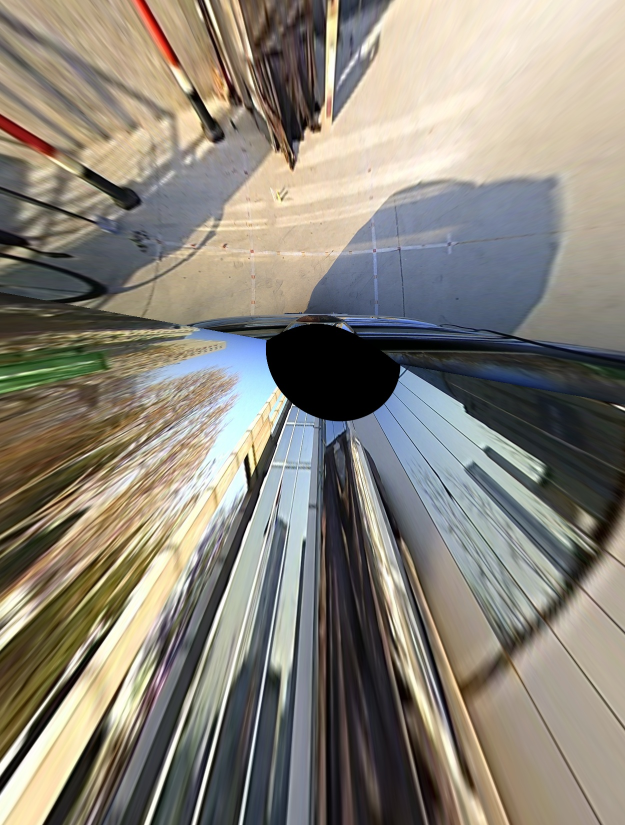
//> input picture stitching/input/front_perspectiveImage.jpg, 1250 x 1650 px (shown at 1/2 size)
$ ./_CPU_stitching   (built with g++ and OpenCV 4)
//> lines starting //> are read from the running program, lines starting //| are printed output that depends on the picture; after the words box and inside, x2 and y2 are one past the last pixel; in counts of white or black regions, pixels touching at a corner belong together
#include <opencv2/highgui/highgui.hpp>
#include "opencv2/legacy/legacy.hpp"
#include <iostream>

//for compute time
#include <time.h>

using namespace cv;
using namespace std;

void OptimizeSeam(Mat& img1, Mat& trans, Mat& dst);


#define IMAGE_WIDTH 1250
#define IMAGE_HEIGHT 1650

#define TOTAL_ROI 8
/*camera position*/
#define FRONT_CAMERA 0
#define BACK_CAMERA 1
#define LEFT_CAMERA 2
#define RIGHT_CAMERA 3
#define FUSION_WIDTH 100
struct ROI{
    vector<Point> vertices;
};

typedef Point2f CameraPos;


void loadColoredImage(Mat * images){
    images[0] = Mat(IMAGE_HEIGHT,IMAGE_WIDTH,CV_8UC3,Scalar(255,255,255));
    images[1] = Mat(IMAGE_HEIGHT,IMAGE_WIDTH,CV_8UC3,Scalar(255/4,255/4,255/4));
    images[2] = Mat(IMAGE_HEIGHT,IMAGE_WIDTH,CV_8UC3,Scalar(255*2/4,255*2/4,255*2/4));
    images[3] = Mat(IMAGE_HEIGHT,IMAGE_WIDTH,CV_8UC3,Scalar(255*3/4,255*3/4,255*3/4));
}
void loadImages(Mat * images_8UC3,Mat * images_32FC3 ){
    images_8UC3[0] = imread("./input/front_perspectiveImage.jpg");
    images_8UC3[1] = imread("./input/left_perspectiveImage.png");
    images_8UC3[2] = imread("./input/back_perspectiveImage.png");
    images_8UC3[3] = imread("./input/right_perspectiveImage.png");

    images_8UC3[0].convertTo( images_32FC3[0], CV_32FC3, 1.0/255);
    images_8UC3[1].convertTo( images_32FC3[1], CV_32FC3, 1.0/255);
    images_8UC3[2].convertTo( images_32FC3[2], CV_32FC3, 1.0/255);
    images_8UC3[3].convertTo( images_32FC3[3], CV_32FC3, 1.0/255);

}

//Given camera position compute perpendicular bisector paramater k and b
Point2f calculateLineParam(const CameraPos c1,const CameraPos c2, float & k, float & b){
    float x1 = c1.x;
    float y1 = c1.y;
    float x2 = c2.x;
    float y2 = c2.y;
    float x0 = (x1+x2)*0.5;
    float y0 = (y1+y2)*0.5;

    float k1 = (y2-y1)/(x2-x1);
    k = -1/k1;
    b = (y1+y2)*0.5 - k *(x1+x2)*0.5;
}


void makeROI(ROI &roi,Point2f p0, Point2f p1,Point2f p2,Point2f p3,Point2f p4){
    roi.vertices.push_back(p0);
    roi.vertices.push_back(p1);
    roi.vertices.push_back(p2);
    roi.vertices.push_back(p3);
    roi.vertices.push_back(p4);

}
void makeROI(ROI &roi,Point2f p0, Point2f p1,Point2f p2,Point2f p3){
    roi.vertices.push_back(p0);
    roi.vertices.push_back(p1);
    roi.vertices.push_back(p2);
    roi.vertices.push_back(p3);

}
Point2f computeROI( ROI * roi,Point2f * cameras_pos,int fusion_width){

    Point2f p;
    float x,y;
    //左前交点
    Point2f p0;
    float k02,b02;
    calculateLineParam(cameras_pos[FRONT_CAMERA],cameras_pos[LEFT_CAMERA],k02,b02);
    x=0;
    y = k02 * x + b02;
    p0.x = x;
    p0.y = y;
    ////circle(image_stitching,p0,5,Scalar(255,0,255),5);
    //上下
    Point2f p0_f(p0.x,p0.y-fusion_width);
    ////circle(image_stitching,p0_f,5,Scalar(255,0,255),5);
    Point2f p0_b(p0.x,p0.y+fusion_width);
    ////circle(image_stitching,p0_b,5,Scalar(255,0,255),5);
    //右前交点
    Point2f p1;
    float k03,b03;
    calculateLineParam(cameras_pos[FRONT_CAMERA],cameras_pos[RIGHT_CAMERA],k03,b03);
    x=IMAGE_WIDTH;
    y = k03 * x + b03;
    p1.x = x;
    p1.y = y;
    //circle(image_stitching,p1,5,Scalar(255,0,255),5);
    //上下
    Point2f p1_f(p1.x,p1.y-fusion_width);
    //circle(image_stitching,p1_f,5,Scalar(255,0,255),5);
    Point2f p1_b(p1.x,p1.y+fusion_width);
    //circle(image_stitching,p1_b,5,Scalar(255,0,255),5);
    //上左右交点
    Point2f p2;
    float intersect_x,intersect_y;
    intersect_x =  (b02-b03)/(k03-k02);
    intersect_y = k02 * intersect_x + b02;
    p2.x = intersect_x;
    p2.y = intersect_y;
    //circle(image_stitching,p2,5,Scalar(255,0,255),5);
    //上下
    Point2f p2_f(p2.x,p2.y-fusion_width);
    //circle(image_stitching,p2_f,5,Scalar(255,0,255),5);
    Point2f p2_b(p2.x,p2.y+fusion_width);
    //circle(image_stitching,p2_b,5,Scalar(255,0,255),5);
    //左后交点
    Point2f p3;
    float k12,b12;
    calculateLineParam(cameras_pos[BACK_CAMERA],cameras_pos[LEFT_CAMERA],k12,b12);
    x=0;
    y = k12 * x + b12;
    p3.x = x;
    p3.y = y;
    //circle(image_stitching,p3,5,Scalar(255,0,255),5);
    Point2f p3_f(p3.x,p3.y-fusion_width);
    //circle(image_stitching,p3_f,5,Scalar(255,0,255),5);
    Point2f p3_b(p3.x,p3.y+fusion_width);
    //circle(image_stitching,p3_b,5,Scalar(255,0,255),5);
    //右后交点
    Point2f p4;
    float k13,b13;
    calculateLineParam(cameras_pos[BACK_CAMERA],cameras_pos[RIGHT_CAMERA],k13,b13);
    x=IMAGE_WIDTH;
    y = k13 * x + b13;
    p4.x = x;
    p4.y = y;
    //circle(image_stitching,p4,5,Scalar(255,0,255),5);
    Point2f p4_f(p4.x,p4.y-fusion_width);
    //circle(image_stitching,p4_f,5,Scalar(255,0,255),5);
    Point2f p4_b(p4.x,p4.y+fusion_width);
    //circle(image_stitching,p4_b,5,Scalar(255,0,255),5);
    //下左右交点
    Point2f p5;
    intersect_x =  (b12-b13)/(k13-k12);
    intersect_y = k12 * intersect_x + b12;
    p5.x = intersect_x;
    p5.y = intersect_y;
    //circle(image_stitching,p5,5,Scalar(255,0,255),5);

    Point2f p5_f(p5.x,p5.y-fusion_width);
    //circle(image_stitching,p5_f,5,Scalar(255,0,255),5);
    Point2f p5_b(p5.x,p5.y+fusion_width);
    //circle(image_stitching,p5_b,5,Scalar(255,0,255),5);


    //Make 8 ROI
    makeROI(roi[0],Point2f(0,0),p0_f,p2_f,p1_f,Point2f(IMAGE_WIDTH,0));
    makeROI(roi[1],p0_f,p0_b,p2_b,p2_f);
    makeROI(roi[2],p0_b,p3_f,p5_f,p2_b);
    makeROI(roi[3],p3_f,p3_b,p5_b,p5_f);
    makeROI(roi[4],p3_b,Point2f(0,IMAGE_HEIGHT),Point2f(IMAGE_WIDTH,IMAGE_HEIGHT),p4_b,p5_b);
    makeROI(roi[5],p5_f,p5_b,p4_b,p4_f);
    makeROI(roi[6],p2_b,p5_f,p4_f,p1_b);
    makeROI(roi[7],p2_f,p2_b,p1_b,p1_f);


    return p;

}

void makeMask(ROI &roi,Mat & mask){
    mask = Mat(IMAGE_HEIGHT, IMAGE_WIDTH, CV_8UC1,Scalar(0));


    vector<Point> ROI_Poly;

    //approximate precision paramater
    approxPolyDP(roi.vertices, ROI_Poly, 1.0, true);
    // Fill polygon white
    fillConvexPoly(mask, &ROI_Poly[0], ROI_Poly.size(), 255, 8, 0);
    //imshow("fff",mask);

}
/*Alpha blending*/
void make3DMask(ROI &roi,Mat & p_masks_fusion,Mat & n_masks_fusion,int fusion_width){
    //generate positive mask_fusion
    p_masks_fusion = Mat(IMAGE_HEIGHT, IMAGE_WIDTH, CV_32FC3,Scalar(0,0,0));
    vector<Point> ROI_Poly,vertices;
    //make sure not overflow
    float y_start = (roi.vertices[0].y - 2.0 > 0)?(roi.vertices[0].y-2.0):0;
    float y_end =(roi.vertices[3].y + 2.0 < IMAGE_HEIGHT)?(roi.vertices[3].y + 2.0):IMAGE_HEIGHT;
    vertices.push_back(Point(roi.vertices[0].x,y_start));
    vertices.push_back(Point(roi.vertices[0].x,y_start+4));
    vertices.push_back(Point(roi.vertices[3].x,y_end));
    vertices.push_back(Point(roi.vertices[3].x,y_end-4));

    fusion_width =fusion_width*2;

    for(int i=0;i<fusion_width;i++){
        vertices[0].y+=1;
        vertices[1].y = vertices[0].y + 1;
        vertices[3].y+=1;
        vertices[2].y = vertices[3].y + 1;
        approxPolyDP(vertices, ROI_Poly, 1.0, true);
        //tricky way to fill with flexible weight
        fillConvexPoly(p_masks_fusion, &ROI_Poly[0], ROI_Poly.size(), Scalar(1-i/(float)fusion_width,1-i/(float)fusion_width,1-i/(float)fusion_width), 8, 0);

        //cout<<1-i/(float)fusion_width<<endl;
    }
    //generate negative mask_fusion = 1-positive mask_fusion
    Mat mask = Mat(IMAGE_HEIGHT, IMAGE_WIDTH, CV_32FC3,Scalar(0,0,0));
    approxPolyDP(roi.vertices, ROI_Poly, 1.0, true);
    // Fill polygon white
    fillConvexPoly(mask, &ROI_Poly[0], ROI_Poly.size(), Scalar(1.0,1.0,1.0), 8, 0);

    subtract(mask,p_masks_fusion,n_masks_fusion);
    // [10 lines of commented-out code are left out]

}


void makeMasks(Mat * masks,Mat * masks_fusion,CameraPos * cameras_pos,int fusion_width){
    ROI roi[TOTAL_ROI];
    computeROI(roi, cameras_pos,fusion_width);

    for(int i=0;i<TOTAL_ROI;i++){
        makeMask(roi[i],masks[i]);
    }
    //fusion ROI
    make3DMask(roi[1],masks_fusion[0],masks_fusion[4],fusion_width);
    make3DMask(roi[3],masks_fusion[1],masks_fusion[5],fusion_width);
    make3DMask(roi[5],masks_fusion[2],masks_fusion[6],fusion_width);
    make3DMask(roi[7],masks_fusion[3],masks_fusion[7],fusion_width);

}

void saveMapping(const Mat &image_stitching){
    Mat MappingImage(IMAGE_HEIGHT,IMAGE_WIDTH,CV_8UC1);
    imwrite("./output/result.jpg", image_stitching);
    cvtColor(image_stitching,MappingImage,CV_BGR2GRAY);

    imwrite("./output/mapping.jpg", MappingImage);

}
void stitching(const Mat * images_32FC3,const Mat * masks,const Mat * masks_fusion,Mat &image_stitching){


    //There is no need of fusion for ROI 0,2,4,6
    for(int i=0;i<TOTAL_ROI;i+=2){
        //add(image_stitching,images_32FC3[i/2],image_stitching,masks[i]);

        images_32FC3[i/2].copyTo(image_stitching,masks[i]);/*copyTo is totaly 10ms faster than add*/
    }


    //ROI1
    Mat layer1,layer2,mixed_layer;
    multiply(images_32FC3[0],masks_fusion[0],layer1);
    multiply(images_32FC3[1],masks_fusion[4],layer2);
    add(layer1,layer2,mixed_layer,masks[1]);
    mixed_layer.copyTo(image_stitching,masks[1]);

    //ROI3

    multiply(images_32FC3[1],masks_fusion[1],layer1);
    multiply(images_32FC3[2],masks_fusion[5],layer2);
    add(layer1,layer2,mixed_layer,masks[3]);
    mixed_layer.copyTo(image_stitching,masks[3]);
    //ROI5

    multiply(images_32FC3[3],masks_fusion[2],layer1);
    multiply(images_32FC3[2],masks_fusion[6],layer2);
    add(layer1,layer2,mixed_layer,masks[5]);
    mixed_layer.copyTo(image_stitching,masks[5]);
    //ROI7

    multiply(images_32FC3[0],masks_fusion[3],layer1);
    multiply(images_32FC3[3],masks_fusion[7],layer2);
    add(layer1,layer2,mixed_layer,masks[7]);
    mixed_layer.copyTo(image_stitching,masks[7]);

    //imshow("mixed",mixed_layer);


}
void saveConfiguration(Mat * masks,Mat * masks_fusion,CameraPos * cameras_pos,int fusion_width){

}
void loadConfiguration(Mat * masks,Mat * masks_fusion,CameraPos * cameras_pos,int fusion_width){

}

int main(int argc, char *argv[])
{

    //fixed camera position
    Point2f cameras_pos[4];
    cameras_pos[FRONT_CAMERA] = Point2f(625,500);//front
    cameras_pos[BACK_CAMERA] = Point2f(625,1300);//back
    cameras_pos[LEFT_CAMERA]= Point2f(500,800);//left
    cameras_pos[RIGHT_CAMERA] = Point2f(750,800);//right

    Mat masks[8];
    Mat masks_fusion[8];
    makeMasks(masks,masks_fusion,cameras_pos,FUSION_WIDTH);
//> after the loop in makeMasks, `for(int i=0;i<TOTAL_ROI;i++)`:
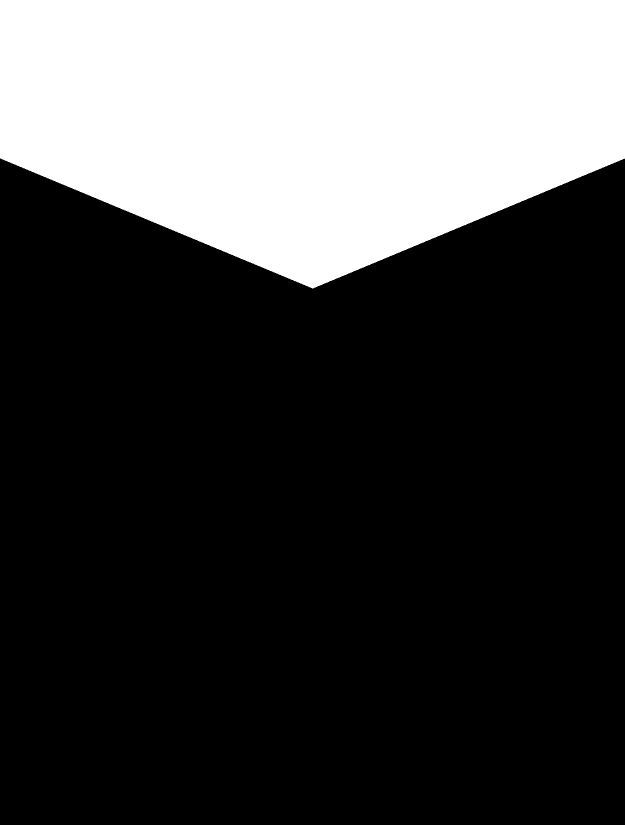
//> masks: 1650 rows x 1250 cols, CV_8UC1 (shown at 1/2 size); 27.1% white; 1 white region, box (x1, y1, x2, y2) and area: (0, 0, 1250, 577) 558652
//> in make3DMask, `fillConvexPoly(mask, &ROI_Poly[0], ROI_Poly.size(), Scalar(1.0,1.0,1.0..`: mask: 1650 rows x 1250 cols, CV_32FC3; values 0 (black) and 1 (white), 6.1% white; 1 white region, box (x1, y1, x2, y2) and area: (0, 316, 626, 777) 125826
//> in make3DMask (call 2), `fillConvexPoly(mask, &ROI_Poly[0], ROI_Poly.size(), Scalar(1.0,1.0,1.0..`: mask: 1650 rows x 1250 cols, CV_32FC3; values 0 (black) and 1 (white), 6.1% white; 1 white region, box (x1, y1, x2, y2) and area: (0, 934, 626, 1292) 125826
//> call 3 of make3DMask, with fusion_width = 100
//> after the loop in make3DMask (call 3), `for(int i=0;i<fusion_width;i++)`:
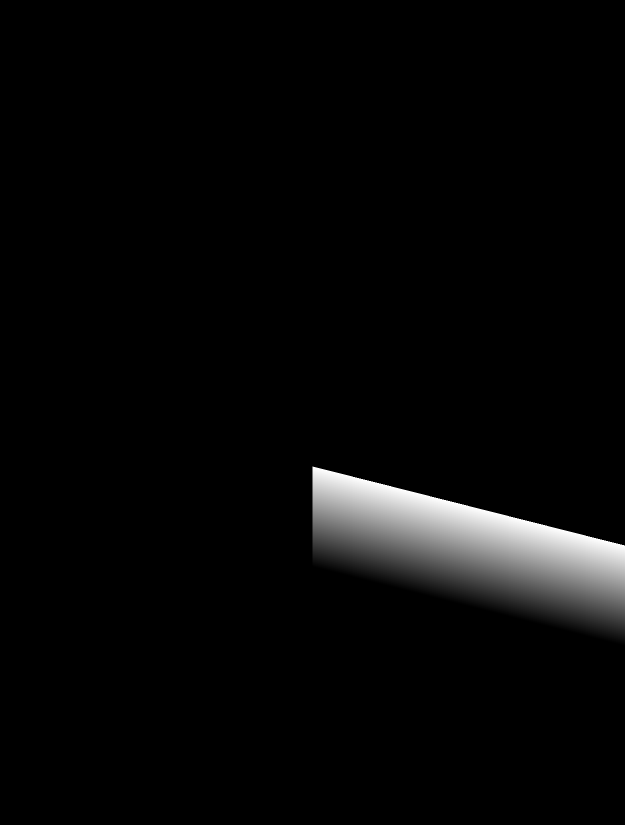
//> p_masks_fusion: 1650 rows x 1250 cols, CV_32FC3 (shown at 1/2 size); min 0, max 1, mean 0.0305
//> in make3DMask (call 3), `fillConvexPoly(mask, &ROI_Poly[0], ROI_Poly.size(), Scalar(1.0,1.0,1.0..`: mask: 1650 rows x 1250 cols, CV_32FC3; values 0 (black) and 1 (white), 6.1% white; 1 white region, box (x1, y1, x2, y2) and area: (625, 934, 1250, 1292) 125625
//> call 4 of make3DMask, with fusion_width = 100
//> after the loop in make3DMask (call 4), `for(int i=0;i<fusion_width;i++)`:
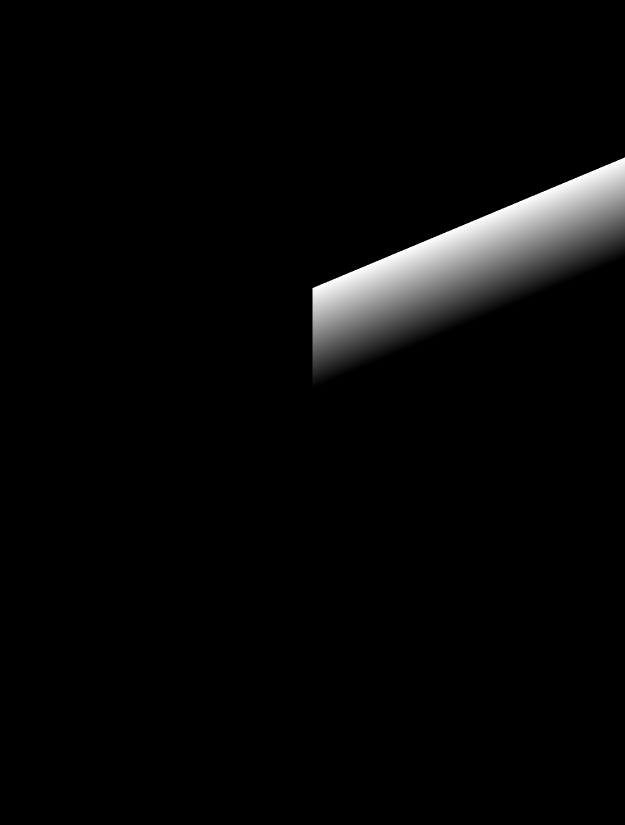
//> p_masks_fusion: 1650 rows x 1250 cols, CV_32FC3 (shown at 1/2 size); min 0, max 1, mean 0.0305
//> in make3DMask (call 4), `fillConvexPoly(mask, &ROI_Poly[0], ROI_Poly.size(), Scalar(1.0,1.0,1.0..`: mask: 1650 rows x 1250 cols, CV_32FC3; values 0 (black) and 1 (white), 6.1% white; 1 white region, box (x1, y1, x2, y2) and area: (625, 316, 1250, 777) 125631

    saveConfiguration(masks,masks_fusion,cameras_pos,FUSION_WIDTH);

    Mat images_8UC3[4],images_32FC3[4];//currently not use image 8UC3 because of the need of matrix multiply

    cout<<"load images"<<endl;
    //loadColoredImage(images);
    loadImages(images_8UC3,images_32FC3);
//> in loadImages, images_8UC3 is the input picture: 1650 rows x 1250 cols, CV_8UC3; mean B, G, R 121.1, 131.7, 137.4
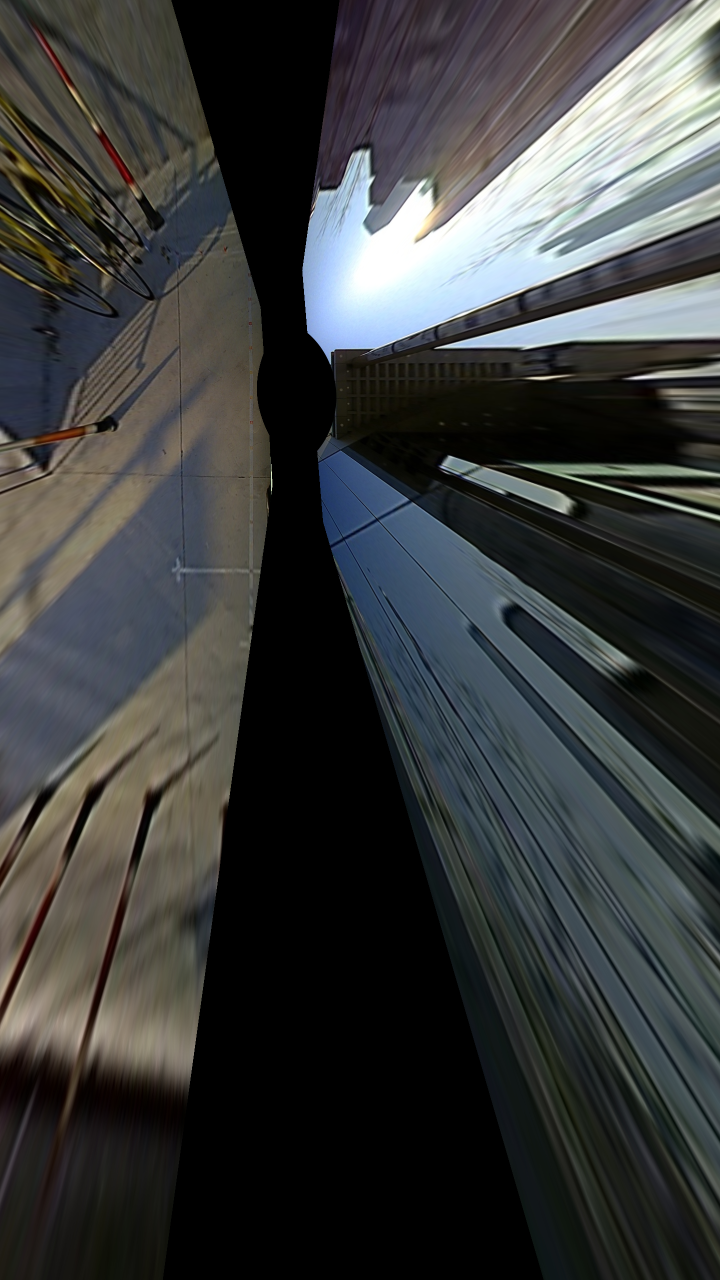
//> input picture stitching/input/left_perspectiveImage.png, 1440 x 2560 px (shown at 1/2 size)
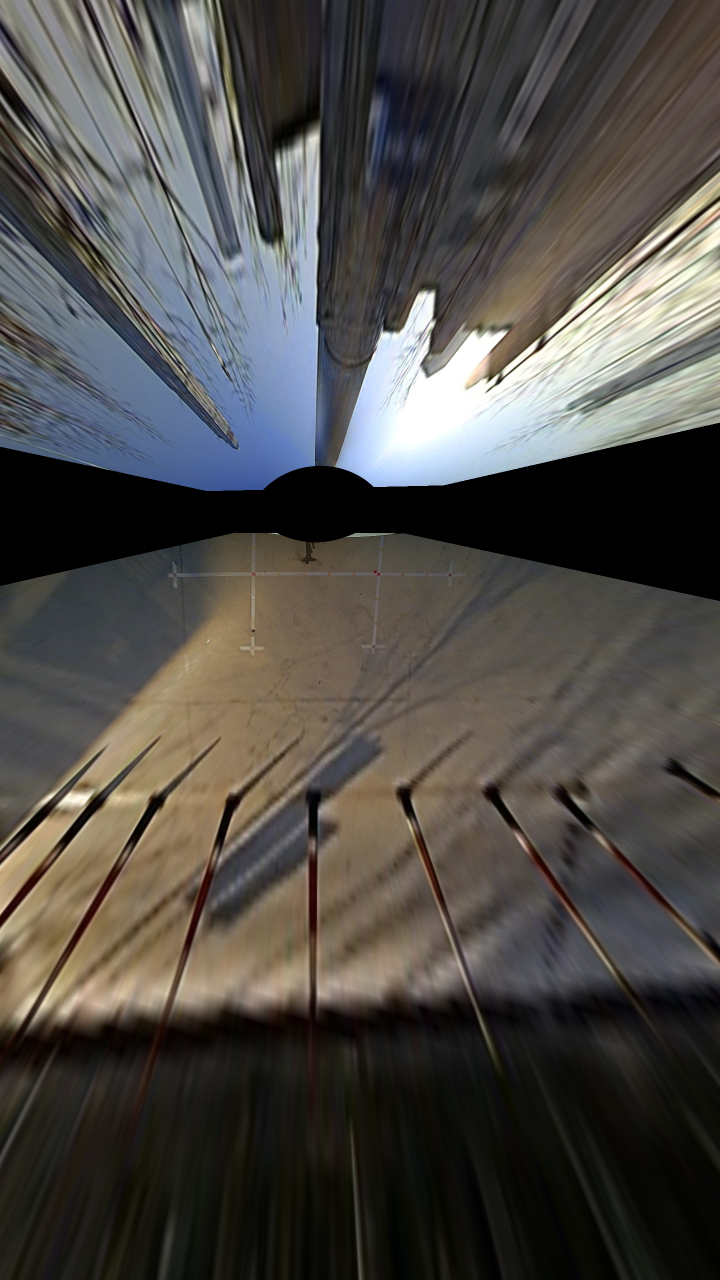
//> input picture stitching/input/back_perspectiveImage.png, 1440 x 2560 px (shown at 1/2 size)
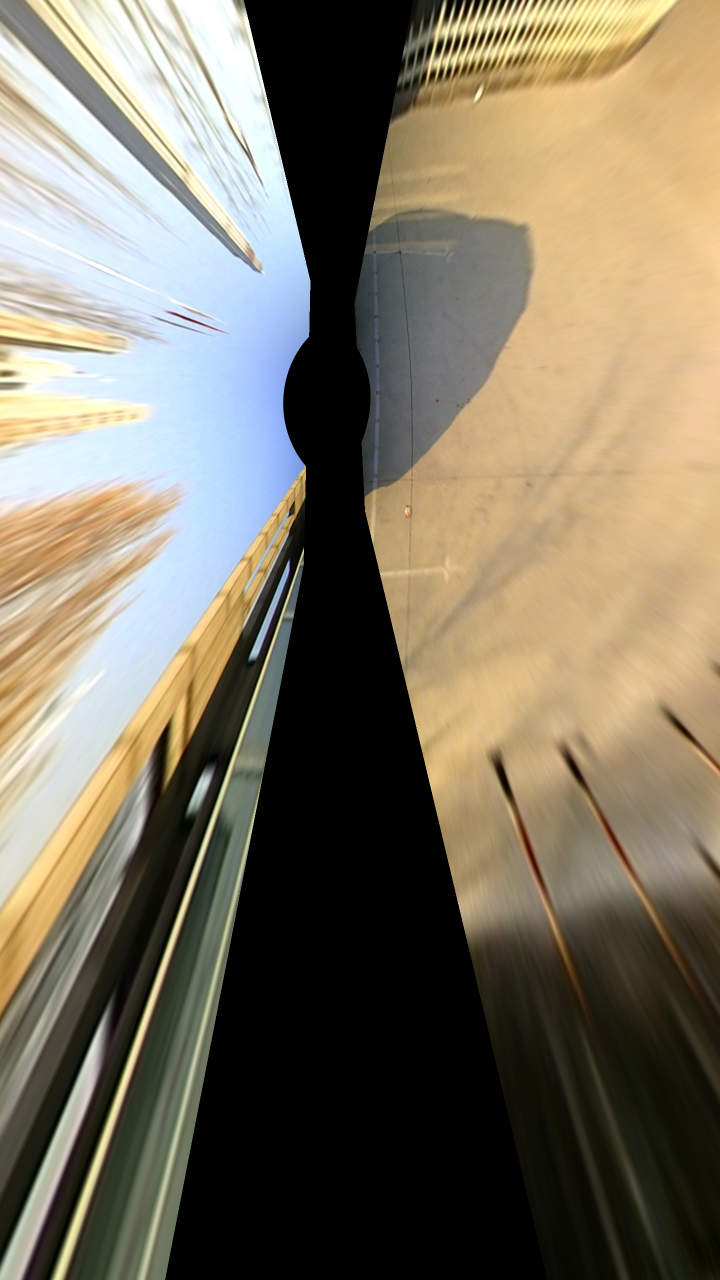
//> input picture stitching/input/right_perspectiveImage.png, 1440 x 2560 px (shown at 1/2 size)
//> images_8UC3[1] is the input picture: 2560 rows x 1440 cols, CV_8UC3; mean B, G, R 59.8, 60.1, 58.2
//> images_8UC3[2] is the input picture: 2560 rows x 1440 cols, CV_8UC3; mean B, G, R 71.6, 75.4, 78.3
//> images_8UC3[3] is the input picture: 2560 rows x 1440 cols, CV_8UC3; mean B, G, R 98.9, 116.8, 125.2

    Mat image_stitching(IMAGE_HEIGHT,IMAGE_WIDTH,CV_32FC3,Scalar(0,0,0));


    cout<<"load configuration"<<endl;
    saveConfiguration(masks,masks_fusion,cameras_pos,FUSION_WIDTH);

    //cout<<"input image size:"<<images[0].cols<<","<<images[0].rows <<endl;
    //cout<<"stitching size:"<<image_stitching.cols<<","<<image_stitching.rows <<endl;


    //stitching image
    //stitching2(images,image_stitching,cameras_pos);

    clock_t begin = clock();

    for(int i=0;i<100;i++){
        image_stitching = Mat(IMAGE_HEIGHT,IMAGE_WIDTH,CV_32FC3,Scalar(0,0,0));
//> (the run ends here: the program stops with an error, at `images_32FC3[i/2].copyTo(image_stitching,masks[i]);/*copyTo is totaly ..`)
